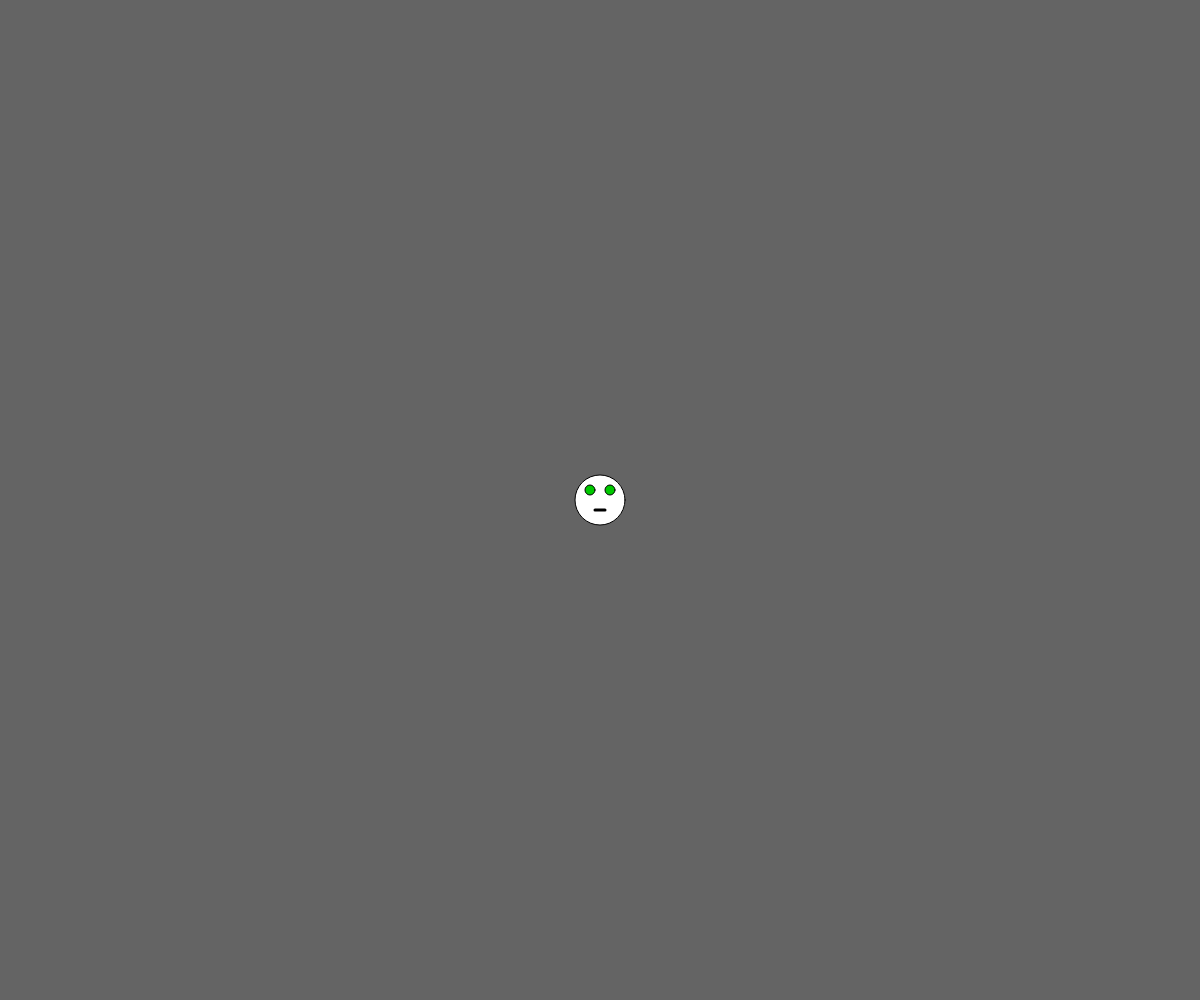
Frame 1 (no input)
Frame 60 (no input): identical to frame 1, image omitted
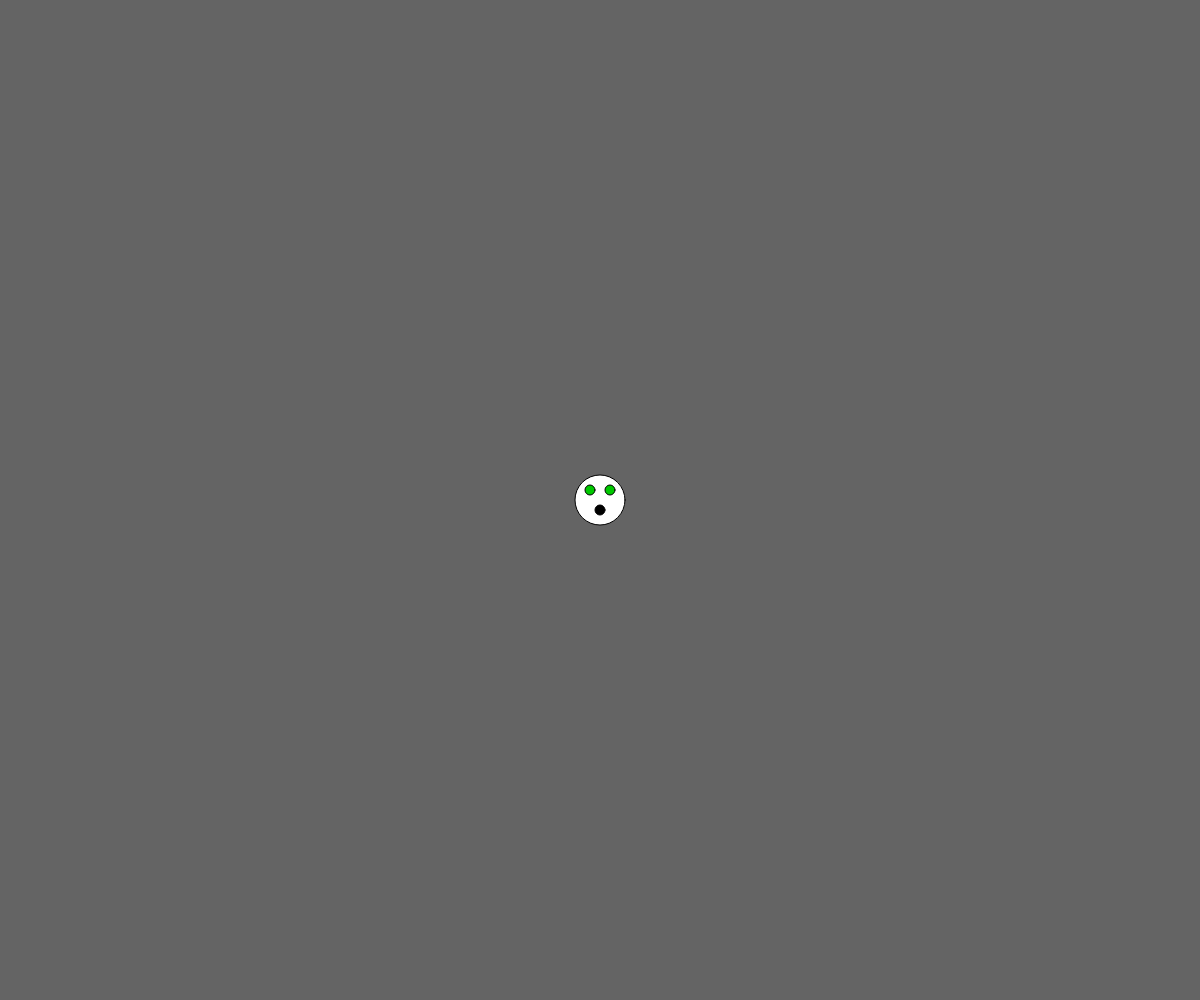
Frame 120 (the mouse pressed at the canvas centre since frame 60)

The p5.js sketch that drew these frames (run headless with seeded random() and noise() and a simulated clock; from frame 60 on, the mouse is pressed at the canvas centre):

// p5.js sketch
// ── sketch.js
// Basic Geometry and Events Demo
let x,y;

function setup() {
  createCanvas(windowWidth, windowHeight);
  x = width/2;
  y = height/2;
}

function draw() {
  background(100);
  character(x,y);
  keyboardInput();
}

function keyboardInput(){
  if (keyIsPressed === true){
    if (keyCode === LEFT_ARROW){
      x -= 10;
    }
    else if (keyCode === RIGHT_ARROW){
      x += 10;
    } 
  }
}

function keyPressed(){
  

}

function character(x, y){
  fill(255);
  strokeWeight(1);
  ellipse(x,y,50,50); //head
  fill(0,200,0);
  ellipse(x-10, y-10, 10,10); //left eye
  ellipse(x+10, y-10, 10,10);//right eye
  if (mouseIsPressed){
    fill(0);
    ellipse(x, y+10, 10, 10)
  }
  else{
    strokeWeight(3);
    line(x-5, y+10, x+5, y+10);//mouth
  }

}
